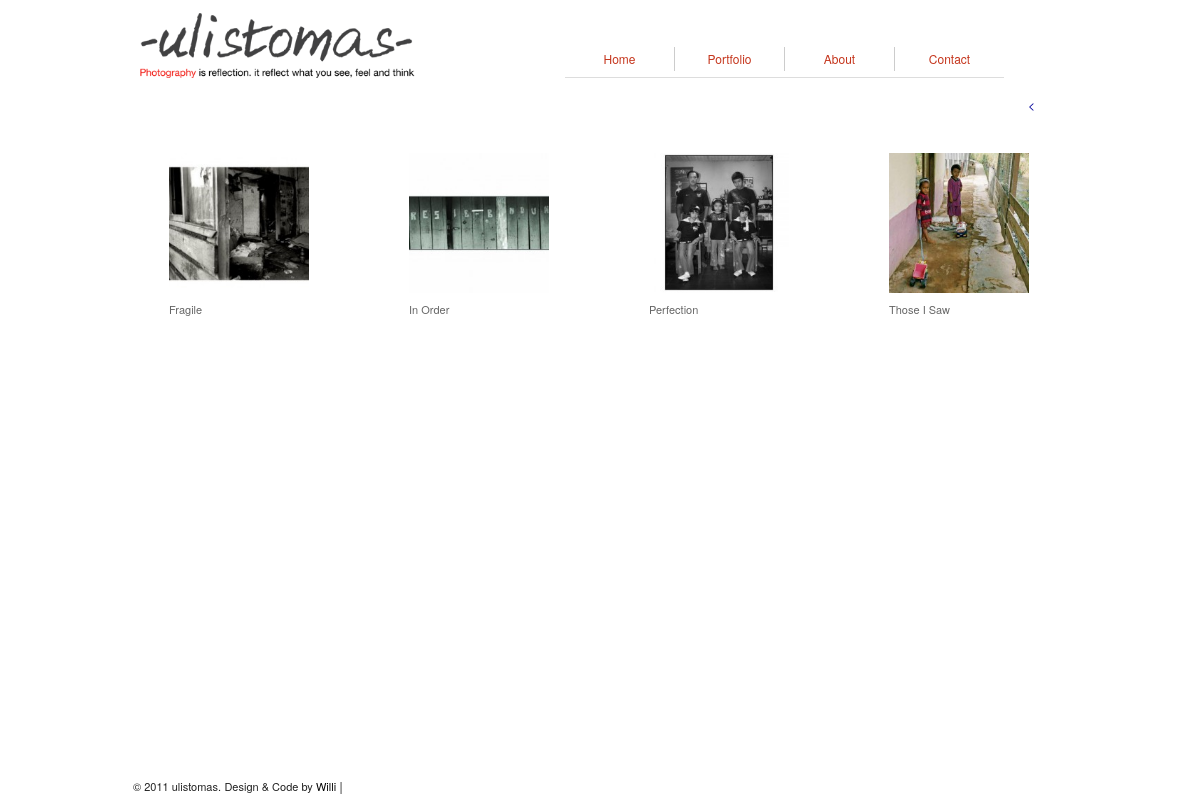
The app's page /portfolio/personal with its own data.
### tables this page shows
CREATE TABLE IF NOT EXISTS `title_photopost` (
  `id` int(11) NOT NULL AUTO_INCREMENT,
  `id_main_cat` int(11) NOT NULL,
  `title_photopost` varchar(120) NOT NULL,
  `description` text NOT NULL,
  `thumb` varchar(255) NOT NULL,
  `thumbsquare` varchar(255) NOT NULL,
  PRIMARY KEY (`id`)
);

### system/application/controllers/portfolio.php (called while the page is built, shortened)
<?php
	class Portfolio extends Controller{
		function Portfolio(){
			$this->load->model(array('modelpublic'));
		}
		function Personal($page="page"){
			$countp=$this->modelpublic->countPersonal();
			$configpage=array(
					'base_url'=>base_url()."portfolio/personal/$page",
					'per_page'=>4,
					'total_rows'=>$countp,
					'uri_segment'=>4,
					'full_tag_open'=>'<span id="pagination">',
					'full_tag_close'=> '</span>',
					'next_link'=>'Next',
					'next_tag_open' =>'<span class="navpaging">',
					'next_tag_close' =>'</span>',
					'prev_link'=>'Previous',
					'prev_tag_open'=>'<span class="navpaging">',
					'prev_tag_close'=>'</span>',
					'num_tag_open' => '<span class="hiddenpagelink">',
					'num_tag_close' => '</span>',
					'cur_tag_open' => '<span class="hiddenpagelink">',
					'cur_tag_close' => '</span>',
					'first_tag_open' => '<span class="hiddenpagelink">',
					'first_tag_close' => '</span>',
					'last_tag_open' => '<span class="hiddenpagelink">',
					'last_tag_close' => '</span>'
				);
			$this->pagination->initialize($configpage);
			if($this->uri->segment(4)==""){
				$data = array(
					'title' => 'Personal',
					'getphotopersonal' => $this->modelpublic->getPhotoPersonal(0, 4),
					'pageportfolio' => $this->pagination->create_links()
				);
			}
			$this->load->view('public/public-personal', $data, 'default');
		}
	}

### system/codeigniter/CodeIgniter.php (called while the page is built, shortened)
<?php  if ( ! defined('BASEPATH')) exit('No direct script access allowed');
$EXT =& load_class('Hooks');
$EXT->_call_hook('pre_system');
$URI =& load_class('URI');
$RTR =& load_class('Router');
$method = $RTR->fetch_method();
$EXT->_call_hook('pre_controller');
$CI = new $class();
if ($RTR->scaffolding_request === TRUE)
{
	if ($EXT->_call_hook('scaffolding_override') === FALSE)
	{
		$CI->_ci_scaffolding();
	}
}
else
{
	if (method_exists($CI, '_remap'))
	{
		$CI->_remap($method);
	}
	else
	{
		call_user_func_array(array(&$CI, $method), array_slice($URI->rsegments, 2));
	}
}

### index.php (called while the page is built, shortened)
<?php
require_once BASEPATH.'codeigniter/CodeIgniter'.EXT;

### system/codeigniter/Base5.php (called while the page is built)
<?php  if ( ! defined('BASEPATH')) exit('No direct script access allowed');
class CI_Base {
	private static $instance;
	public function CI_Base()
	{
		self::$instance =& $this;
	}
	public static function &get_instance()
	{
		return self::$instance;
	}
}
function &get_instance()
{
	return CI_Base::get_instance();
}

### system/application/models/modelpublic.php (called while the page is built, shortened)
<?php
	class ModelPublic extends Model{
		function countPersonal(){
			$this->db->where('id_main_cat', 1);
			$this->db->from('title_photopost');
			return $this->db->count_all_results();
		}
		function getPhotoPersonal($offset="", $limit=""){
			$query = $this->db->query("
					SELECT tp.id, tp.id_main_cat, tp.title_photopost, tp.description, tp.thumb
					FROM title_photopost tp, main_category mc
					WHERE tp.id_main_cat = 1 AND
					tp.id_main_cat = mc.id ORDER BY tp.id DESC LIMIT $offset, $limit");
			if($query->num_rows()>0){
				foreach($query->result() as $row){
					$data[]=$row;
				}
				return $data;
			}
		}
	}

### system/application/views/public/public-personal.php (the view, shortened to what this page needs)
<div id="middlecontent" class="span-24">
	<div class="span-24" id="header">
		<div id="top" class="span-10">
		</div>
		<div id="menu-right" class="span-14 last">
		</div>
	</div>
	<div id="content" class="span-24">
		<div class="prepend-19 pageportfolio span-4 last"><?php echo $pageportfolio;?></div>
		<div class="photo span-24">
			<?php
			if(isset($getphotopersonal)){
				$no=1;
				foreach($getphotopersonal as $gpp){
						if($no%4==0){
							$last='last';
						}else{
							$last='';
						}
					if(!empty($gpp->thumb)){
			?>
					<a href="<?php echo base_url();?>portfolio/personalphoto/<?php echo str_replace(array('_','&'), array('-',''), $gpp->title_photopost); ?>">
						<div class="grid-outerbox span-6 <?php echo $last; ?> <?php echo $no; ?>">
							<div class="grid-innerbox">
				<?php
							$judul=SUBSTR(str_replace("_"," ",$gpp->title_photopost), 0, 27);
							$arrayA=array('#','"');
							$arrayB=array('&#35','&#34');
							echo '<div class="grid-wrapinnerbox"><img src="'.base_url().str_replace($arrayA, $arrayB, $gpp->thumb).'" class="grid-image" /></div>';
							if(strlen($gpp->title_photopost)<=27){
								echo '<div class="grid-titleproject">'.$judul.'</div>';
							}else{
								echo '<div class="grid-titleproject">'.$judul."...".'</div>';
							}
				?>
							</div>
						</div>
					</a>
			<?php
					}else{
						echo "";
					}
					$no++;
				}
			}else{
				echo '<div class="error">personal work(s) unavailable</div>';
			}
			?>
		</div>
	</div>
</div>

### asset/css/screen.css (style rules this page uses)
html, body, div, span, object, iframe, h1, h2, h3, h4, h5, h6, p, blockquote, pre, a, abbr, acronym, address, code, del, dfn, em, img, q, dl, dt, dd, ol, ul, li, fieldset, form, label, legend, table, caption, tbody, tfoot, thead, tr, th, td { margin:0;padding:0;border:0;font-weight:inherit;font-style:inherit;font-size:100%;font-family:inherit;vertical-align:baseline; }
body { line-height:1.5; }
a img { border:none; }
html { font-size:100.01%; }
body { font-size:75%;color:#222;background:#ccc ;font-family:"Helvetica Neue", Arial, Helvetica, sans-serif; }
a { color:#009;text-decoration:none; }
.last { margin-right:0;padding-right:0; }
.column, div.span-1, div.span-2, div.span-3, div.span-4, div.span-5, div.span-6, div.span-7, div.span-8, div.span-9, div.span-10, div.span-11, div.span-12, div.span-13, div.span-14, div.span-15, div.span-16, div.span-17, div.span-18, div.span-19, div.span-20, div.span-21, div.span-22, div.span-23, div.span-24 { float:left;margin-right:10px; }
.last, div.last { margin-right:0; }
.span-4 { width:150px; }
.span-6 { width:230px; }
.span-10 { width:390px; }
.span-14 { width:550px; }
.span-24, div.span-24 { width:950px;margin-right:0; }
.prepend-19 { padding-left:760px; }
.grid-innerbox { width:140px; height:160px; margin-left: 44px; margin-top: 39px; margin-right: 40px; }
.grid-wrapinnerbox { width: 140px; height: 140px; overflow:hidden; margin-bottom: 8px; }
.grid-titleproject { font-size: 11px; color: #666; }
.pageportfolio { text-align:right; margin-right: }
#frontend { font-size:75%; color:#222; font-family:"Helvetica Neue", Arial, Helvetica, sans-serif; background:#fff; }
#headerlogo { margin:10px 20px 0 10px; }
#header { height;63px; }
.mainmenu a, .submenu .subitem a { font-size:12px; color:#c5351c; padding:5px 4px 5px 4px; }

### asset/css/print.css (style rules this page uses)
body { line-height:1.5;font-family:"Helvetica Neue", Arial, Helvetica, sans-serif;color:#000;background:none;font-size:10pt; }
a img { border:none; }
a:link, a:visited { background:transparent;font-weight:700;text-decoration:underline; }
a:link:after, a:visited:after { content:" (" attr(href) ")";font-size:90%; }

### records on screen
title_photopost: thumb (picture), title_photopost "Fragile"
title_photopost: thumb (picture), title_photopost "In Order"
title_photopost: thumb (picture), title_photopost "Perfection"
title_photopost: thumb (picture), title_photopost "Those I Saw"

### other values on screen
anchor('frontpage/', 'Home') "Home"
anchor(current_url().'#', 'Portfolio') "Portfolio"
anchor('about', 'About') "About"
anchor('contact', 'Contact') "Contact"
$pageportfolio "<"
